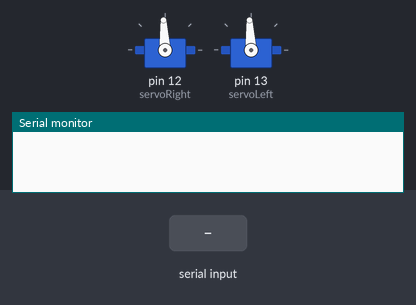
A sketch run on a simulated Arduino Uno, built with avr-gcc and run on an emulated ATmega328P. On the bench: 2 × servo, the last lines printed to the serial monitor. The inputs (shaded band) are chosen by the test bench.

Above: at 1.2 s.
1.3 s: "forward\n" received over Serial
At 2.5 s:
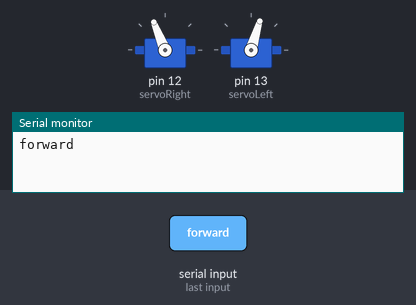
2.8 s: "back\n" received over Serial
At 3.6 s:
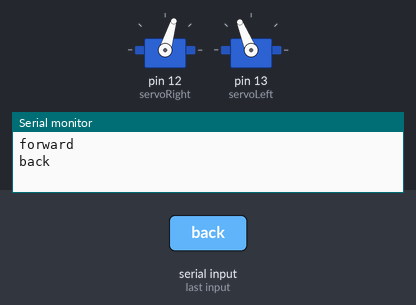
4.3 s: "left\n" received over Serial
At 4.8 s:
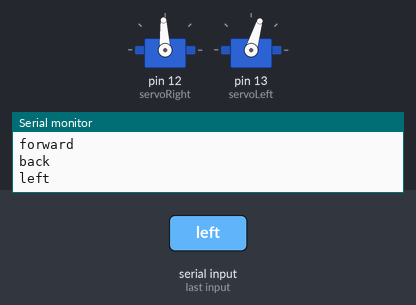
5.8 s: "right\n" received over Serial
At 7.1 s:
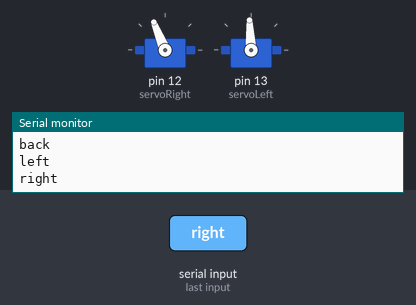
Timing chart, 0 to 8.3 s (numbered marks = the images above; inputs shaded):
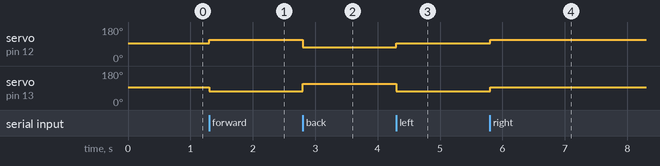

Measured:
- after the input at 1.3 s, servo on pin 12 (servoRight): 93° → 112° at once; servo on pin 13 (servoLeft): 93° → 73° at once
- after the input at 2.8 s, servo on pin 12 (servoRight): 112° → 73° at once; servo on pin 13 (servoLeft): 73° → 112° at once
- after the input at 4.3 s, servo on pin 12 (servoRight): 73° → 93° at once; servo on pin 13 (servoLeft): 112° → 73° at once
- after the input at 5.8 s, servo on pin 12 (servoRight): 93° → 112° at once; servo on pin 13 (servoLeft): 73° → 93° at once

The sketch:

servoControlArduino_ino.ino
```cpp
#include <Servo.h>
Servo servoRight;
Servo servoLeft;
String text;

int leftBias = 0;
int rightBias = 0;

void setup()
{
  Serial.begin(115200);
  servoRight.attach(12);
  servoLeft.attach(13);
  servoRight.write(1500 + rightBias);
  servoLeft.write(1500 + leftBias);
}

void loop()
{
  if(Serial.available()){
    text = Serial.readStringUntil('\n');
    Serial.println(text);

    if(text == "forward"){
      forward(200);
    }else if(text == "back"){
      back(200);
    }else if(text == "left"){
      left(200);
    }else if(text == "right"){
      right(200);
    }else if(text == "stop"){
      beStop(200);
    }
  }
}

void left(int spd){
  servoRight.write(1500);
  servoLeft.write(1300);
}

void right(int spd){
  servoRight.write(1700);
  servoLeft.write(1500);
}

void back(int spd){
  servoRight.write(1300);
  servoLeft.write(1700);
}

void forward(int spd){
  servoRight.write(1700);
  servoLeft.write(1300);
}

void beStop(int spd){
  servoRight.write(1500);
  servoLeft.write(1500);
}
```
